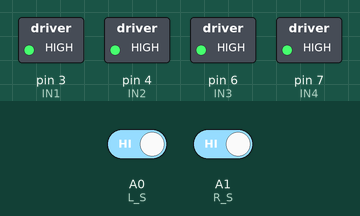
This sketch was run on a simulated Arduino Uno, built with avr-gcc and run on an emulated ATmega328P. On the bench: switched loads named in the sketch (green lamp = pin HIGH). The test bench sets the inputs (shaded band); at power-on: A0 (L_S) HIGH, A1 (R_S) HIGH.

Above: at 2.2 s.
2.3 s: A0 (L_S) driven LOW
At 2.9 s:
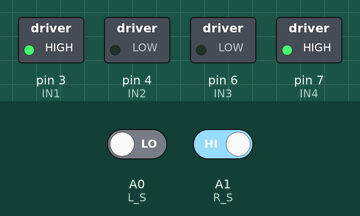
3.8 s: A1 (R_S) driven LOW
At 4.1 s:
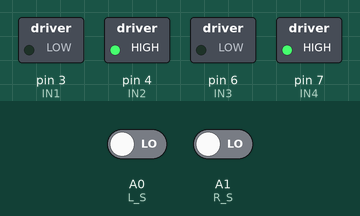
5.3 s: A0 (L_S) driven HIGH
At 6.4 s:
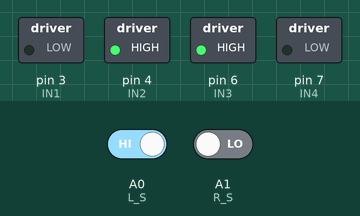
6.8 s: A1 (R_S) driven HIGH
At 7.6 s:
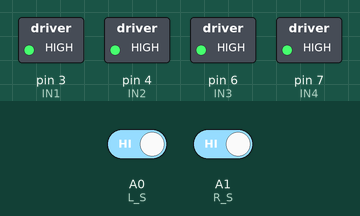
Timing chart, 0 to 9.3 s (numbered marks = the images above; inputs shaded):
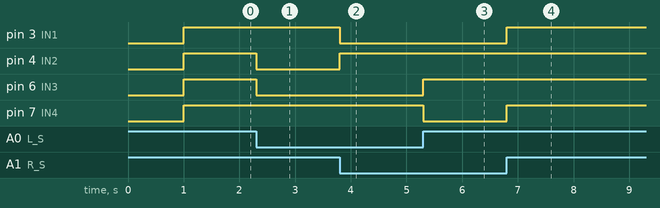

Measured:
- after the input at 2.3 s, pin 4 (IN2), pin 6 (IN3): HIGH → LOW at once
- after the input at 3.8 s, pin 3 (IN1): HIGH → LOW at once; pin 4 (IN2): LOW → HIGH at once
- after the input at 5.3 s, pin 6 (IN3): LOW → HIGH at once; pin 7 (IN4): HIGH → LOW at once
- after the input at 6.8 s, pin 3 (IN1), pin 7 (IN4): LOW → HIGH at once

The sketch:

Line_following_RCv2.ino
```cpp
// Arduino Line Follower Robot Code
#define R_S A1//ir sensor Right

#define L_S A0 //ir sensor Left


// L298 pins

const int IN1 = 3;
const int IN2 = 4;
const int IN3 = 6;
const int IN4 = 7;

void setup(){

pinMode(R_S, INPUT);

pinMode(L_S, INPUT);

delay(1000);

pinMode(IN1, OUTPUT);
pinMode(IN2, OUTPUT);
pinMode(IN3, OUTPUT);
pinMode(IN4, OUTPUT);

}

void loop(){
if((digitalRead(R_S) == 0)&&(digitalRead(L_S) == 0)){move_forward();}   //if Right Sensor and Left Sensor are at White color then it will call forword function

if((digitalRead(R_S) == 1)&&(digitalRead(L_S) == 0)){turn_right();} //if Right Sensor is Black and Left Sensor is White then it will call turn Right function

if((digitalRead(R_S) == 0)&&(digitalRead(L_S) == 1)){turn_left();}  //if Right Sensor is White and Left Sensor is Black then it will call turn Left function

if((digitalRead(R_S) == 1)&&(digitalRead(L_S) == 1)){move_stop();} //if Right Sensor and Left Sensor are at Black color then it will call Stop function

}
// FUnctions
    void move_backward() {
    digitalWrite(IN1 , HIGH);
    digitalWrite(IN2 , LOW);
    digitalWrite(IN3 , HIGH);
    digitalWrite(IN4 , LOW);
  }
  void move_forward() {
    digitalWrite(IN1 , LOW);
    digitalWrite(IN2 , HIGH);
    digitalWrite(IN3 , LOW);
    digitalWrite(IN4 , HIGH);
  }

  void move_stop() {
    digitalWrite(IN1 , HIGH);
    digitalWrite(IN2 , HIGH);
    digitalWrite(IN3 , HIGH);
    digitalWrite(IN4 , HIGH);
  }

  void turn_left() {
    digitalWrite(IN1 , LOW);
    digitalWrite(IN2 , HIGH);
    digitalWrite(IN3 , HIGH);
    digitalWrite(IN4 , LOW);

  }

  void turn_right() {
    digitalWrite(IN1 , HIGH);
    digitalWrite(IN2 , LOW);
    digitalWrite(IN3 , LOW);
    digitalWrite(IN4 , HIGH);

  }
```
